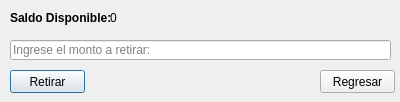
<?xml version="1.0" encoding="UTF-8"?>
<ui version="4.0">
 <class>Dialog</class>
 <widget class="QDialog" name="Dialog">
  <property name="geometry">
   <rect>
    <x>0</x>
    <y>0</y>
    <width>400</width>
    <height>102</height>
   </rect>
  </property>
  <property name="windowTitle">
   <string>Dialog</string>
  </property>
  <widget class="QLineEdit" name="le_cantidad_depositada">
   <property name="geometry">
    <rect>
     <x>10</x>
     <y>40</y>
     <width>381</width>
     <height>20</height>
    </rect>
   </property>
   <property name="text">
    <string/>
   </property>
   <property name="placeholderText">
    <string>Ingrese el monto a retirar:</string>
   </property>
  </widget>
  <widget class="QPushButton" name="btn_retirar">
   <property name="geometry">
    <rect>
     <x>10</x>
     <y>70</y>
     <width>75</width>
     <height>23</height>
    </rect>
   </property>
   <property name="text">
    <string>Retirar</string>
   </property>
  </widget>
  <widget class="QPushButton" name="btn_back">
   <property name="geometry">
    <rect>
     <x>320</x>
     <y>70</y>
     <width>75</width>
     <height>23</height>
    </rect>
   </property>
   <property name="text">
    <string>Regresar</string>
   </property>
  </widget>
  <widget class="QLabel" name="lbl_txt">
   <property name="geometry">
    <rect>
     <x>10</x>
     <y>10</y>
     <width>101</width>
     <height>16</height>
    </rect>
   </property>
   <property name="font">
    <font>
     <weight>75</weight>
     <bold>true</bold>
    </font>
   </property>
   <property name="text">
    <string>Saldo Disponible:</string>
   </property>
  </widget>
  <widget class="QLabel" name="lbl_founds">
   <property name="geometry">
    <rect>
     <x>110</x>
     <y>10</y>
     <width>271</width>
     <height>16</height>
    </rect>
   </property>
   <property name="text">
    <string>0</string>
   </property>
  </widget>
 </widget>
 <resources/>
 <connections/>
</ui>
